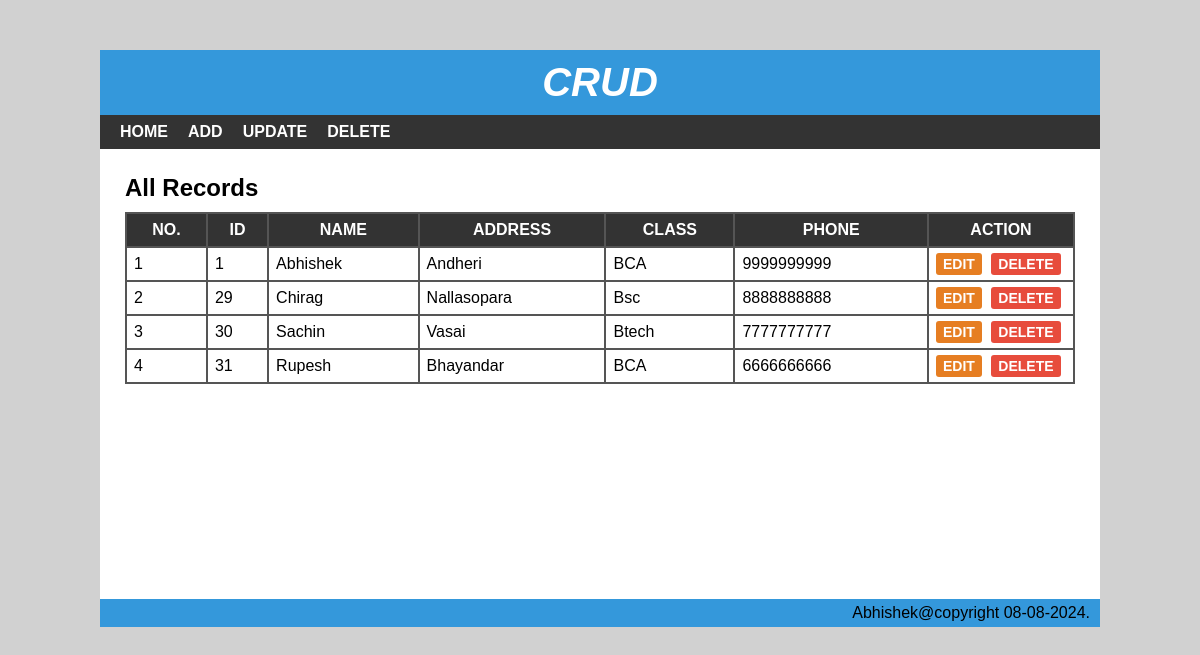
The page / on the database its author committed.
### tables this page shows
CREATE TABLE `student` (
  `sid` int(10) NOT NULL,
  `sname` varchar(30) NOT NULL,
  `saddress` varchar(100) NOT NULL,
  `sclass` int(10) NOT NULL,
  `sphone` varchar(10) NOT NULL,
  `id` int(11) DEFAULT NULL
);

CREATE TABLE `studentclass` (
  `cid` int(11) NOT NULL,
  `cname` varchar(15) NOT NULL
);

### index.php (the view, shortened to what this page needs)
<?php
include 'header.php';
?>
<div id="main-content">
    <h2>All Records</h2>
    <?php
      $conn = mysqli_connect("localhost","root","","crud") or die("connection failed");
      $sql = "SELECT * FROM student JOIN studentclass WHERE student.sclass = studentclass.cid";
      $result = mysqli_query($conn, $sql) or die("query unsuccessful");
      if(mysqli_num_rows($result) > 0){
    ?>
    <table cellpadding="7px">
        <thead>
        <th>NO.</th>
        <th>ID</th>
        <th>Name</th>
        <th>Address</th>
        <th>Class</th>
        <th>Phone</th>
        <th>Action</th>
        </thead>
        <tbody>
            <?php
            $i =1;
              while($row = mysqli_fetch_assoc($result)){
            ?>
            <tr>
                <td><?php echo $i++; ?></td>
                <td><?php echo $row['sid']; ?></td>
                <td><?php echo $row['sname']; ?></td>
                <td><?php echo $row['saddress']; ?></td>
                <td><?php echo $row['cname']; ?></td>
                <td><?php echo $row['sphone']; ?></td>
                <td>
                    <a href='edit.php?id=<?php echo $row['sid']; ?>'>Edit</a>
                    <a href='delete-inline.php?id=<?php echo $row['sid']; ?>'>Delete</a>
                </td>
            </tr>
      <?php }?>
        </tbody>
    </table>
<?php }else{
  echo "<h2>no record found</h2>";
}
?>
</div>
<div id="footer">
    Abhishek@copyright 08-08-2024.
</div>
</body>
</html>

### header.php (shortened to what this page needs)
<!DOCTYPE html>
<html lang="en">
<head>
  <link rel="stylesheet" href="css/style.css">
</head>
<body>
    <div id="wrapper">
        <div id="header">
            <h1>Crud</h1>
        </div>
        <div id="menu">
            <ul>
                <li>
                    <a href="index.php">Home</a>
                </li>
                <li>
                    <a href="add.php">Add</a>
                </li>
                <li>
                    <a href="update.php">Update</a>
                </li>
                <li>
                    <a href="delete.php">Delete</a>
                </li>
            </ul>
        </div>

### css/style.css (style rules this page uses)
body { font:16px arial; margin: 0; padding: 0; background: #d1d1d1; }
#wrapper { width: 1000px; margin: 50px auto 0; background-color: #fff; }
#header { text-align: center; background-color: #3498db; padding: 10px; }
#header h1 { color: #fff; font-size: 40px; font-style: italic; font-weight: 700; text-transform: uppercase; margin: 0; }
#menu { background-color: #333; }
#menu ul { font-size: 0; padding: 0 10px; margin: 0; list-style: none; }
#menu ul li { display: inline-block; }
#menu ul li a { color: #fff; font-size: 16px; font-weight: 600; padding: 8px 10px; display: block; text-decoration: none; text-transform: uppercase; transition: all 0.3s ease; }
#main-content { padding: 25px; min-height: 400px; }
#main-content h2 { margin: 0 0 10px; text-transform: capitalize; }
#main-content table { width: 100%; background-color: #555; margin: 0 0 20px; }
#main-content table th { color: #fff; background-color: #333; text-transform: uppercase; }
#main-content table th:last-child { width: 130px; }
#main-content table td { background-color: #fff; }
#main-content table td a { font-size: 14px; font-weight: 600; text-transform: uppercase; padding: 3px 7px; color: #fff; background-color: #e67e22; text-decoration: none; border-radius: 3px; }
#main-content table td a:nth-child(2) { background-color: #e74c3c; margin: 0 0 0 5px; }
#footer { background-color: #3498db; padding: 5px 10px; text-align: right; clear: both; }

### rows shown on the page
student: sid "1", sname "Abhishek", saddress "Andheri", studentclass.cname "BCA", sphone "9999999999"
student: sid "29", sname "Chirag", saddress "Nallasopara", studentclass.cname "Bsc", sphone "8888888888"
student: sid "30", sname "Sachin", saddress "Vasai", studentclass.cname "Btech", sphone "7777777777"
student: sid "31", sname "Rupesh", saddress "Bhayandar", studentclass.cname "BCA", sphone "6666666666"
